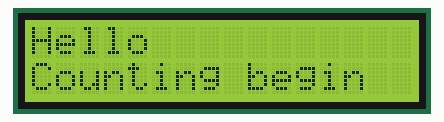
Recording of a sketch running on a simulated ESP32. Parts: 16×2 character LCD.

Above: at 0.2 s.
At 5.08 s:
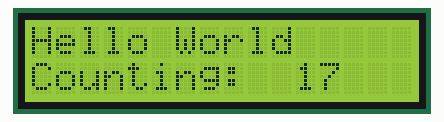
At 10.02 s:
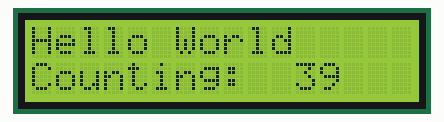
At 19.9 s:
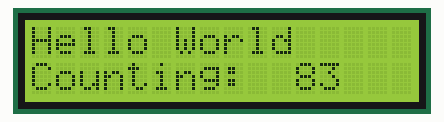
At 29.81 s:
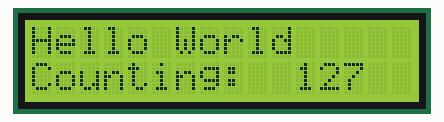
At 39.72 s:
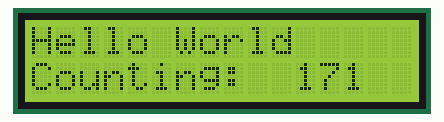

The sketch:

LCD_16x2_Counting_ESP32.ino
```cpp
#include <LiquidCrystal_I2C.h>
LiquidCrystal_I2C lcd(0x3F,16,2);
int count=0;
void setup() {
  // put your setup code here, to run once:
  lcd.init();
lcd.begin(16,2);
lcd.print("Hello");
lcd.setCursor(0,1);
lcd.print("Counting begin");
delay(1000);
}

void loop() {
  // put your main code here, to run repeatedly:
lcd.clear();
lcd.print("Hello World");
lcd.setCursor(0,1);
lcd.print("Counting:");
lcd.setCursor(11,1);
lcd.print(count);
count++;
delay(200);
}
```
